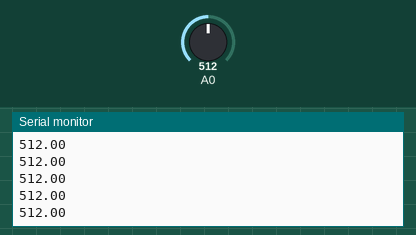
A sketch run on a simulated Arduino Uno, built with avr-gcc and run on an emulated ATmega328P. Shown: the last lines printed to the serial monitor. Inputs (shaded band) come from the test bench; at power-on: A0 = 512.

Above: at 1.2 s.
1.3 s: A0 set to 716
At 1.8 s:
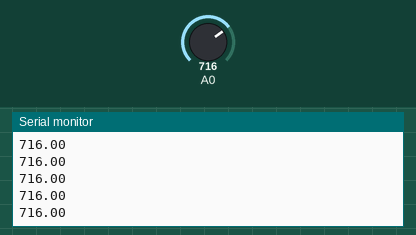
2.8 s: A0 set to 900
At 3.8 s:
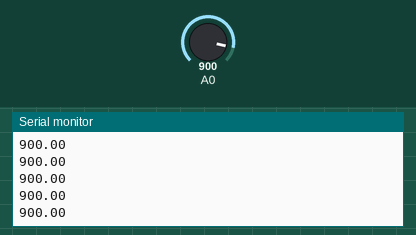
Timing chart, 0 to 5.8 s (numbered marks = the images above; inputs shaded):
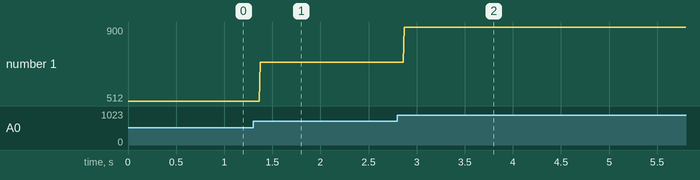

Measured:
- after the input at 1.3 s, the serial monitor: prints a new line after 0.07 s (image 1)
- after the input at 2.8 s, the serial monitor: prints a new line after 0.07 s (image 2)
- plotted number 1: 512 → 716 after the input at 1.3 s, 716 → 900 after the input at 2.8 s

The sketch:

sketch_jul16a.ino
```cpp
/* Read Period */

#include <math.h>
double alpha = 0.1;
double T = 0;

void setup() {

  /* Define pin A0 as input */
  pinMode(0,INPUT);
  Serial.begin(9600);
}

void loop() {
  float temperature;

  temperature = analogRead(A0);

  //Serial.print("Output: ");
  Serial.println(temperature);

  //delay(100);
}
```
